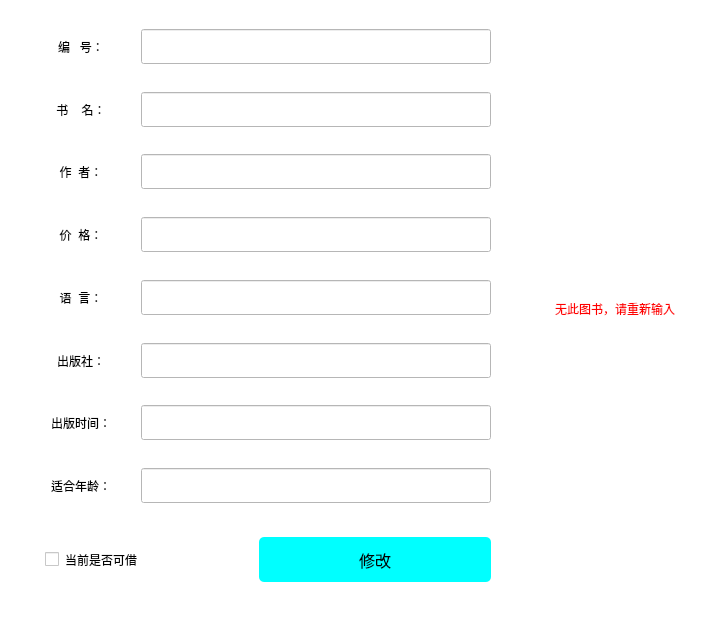
         <widget class="QWidget" name="BookModify">
          <layout class="QHBoxLayout" name="horizontalLayout_40">
           <property name="leftMargin">
            <number>0</number>
           </property>
           <property name="topMargin">
            <number>0</number>
           </property>
           <property name="rightMargin">
            <number>0</number>
           </property>
           <property name="bottomMargin">
            <number>0</number>
           </property>
           <item>
            <widget class="QWidget" name="widget_43" native="true">
             <property name="styleSheet">
              <string notr="true">background-color: rgb(255, 255, 255);</string>
             </property>
             <layout class="QHBoxLayout" name="horizontalLayout_54">
              <item>
               <widget class="QWidget" name="widget_15" native="true">
                <property name="minimumSize">
                 <size>
                  <width>500</width>
                  <height>600</height>
                 </size>
                </property>
                <property name="maximumSize">
                 <size>
                  <width>500</width>
                  <height>600</height>
                 </size>
                </property>
                <layout class="QVBoxLayout" name="verticalLayout_5">
                 <item>
                  <widget class="QWidget" name="widget_7" native="true">
                   <layout class="QHBoxLayout" name="horizontalLayout_7">
                    <item>
                     <widget class="QLabel" name="label_10">
                      <property name="styleSheet">
                       <string notr="true">font: 12pt &quot;Agency FB&quot;;</string>
                      </property>
                      <property name="text">
                       <string>编   号：</string>
                      </property>
                      <property name="alignment">
                       <set>Qt::AlignCenter</set>
                      </property>
                     </widget>
                    </item>
                    <item>
                     <widget class="QLineEdit" name="numberEdit_2">
                      <property name="minimumSize">
                       <size>
                        <width>350</width>
                        <height>35</height>
                       </size>
                      </property>
                      <property name="maximumSize">
                       <size>
                        <width>350</width>
                        <height>35</height>
                       </size>
                      </property>
                      <property name="cursor">
                       <cursorShape>IBeamCursor</cursorShape>
                      </property>
                      <property name="readOnly">
                       <bool>false</bool>
                      </property>
                     </widget>
                    </item>
                   </layout>
                  </widget>
                 </item>
                 <item>
                  <widget class="QWidget" name="widget_23" native="true">
                   <layout class="QHBoxLayout" name="horizontalLayout_15">
                    <item>
                     <widget class="QLabel" name="label_13">
                      <property name="styleSheet">
                       <string notr="true">font: 12pt &quot;Agency FB&quot;;</string>
                      </property>
                      <property name="text">
                       <string>书    名：</string>
                      </property>
                      <property name="alignment">
                       <set>Qt::AlignCenter</set>
                      </property>
                     </widget>
                    </item>
                    <item>
                     <widget class="QLineEdit" name="nameEdit_2">
                      <property name="minimumSize">
                       <size>
                        <width>350</width>
                        <height>35</height>
                       </size>
                      </property>
                      <property name="maximumSize">
                       <size>
                        <width>350</width>
                        <height>35</height>
                       </size>
                      </property>
                      <property name="clearButtonEnabled">
                       <bool>false</bool>
                      </property>
                     </widget>
                    </item>
                   </layout>
                  </widget>
                 </item>
                 <item>
                  <widget class="QWidget" name="widget_24" native="true">
                   <layout class="QHBoxLayout" name="horizontalLayout_21">
                    <item>
                     <widget class="QLabel" name="label_14">
                      <property name="styleSheet">
                       <string notr="true">font: 12pt &quot;Agency FB&quot;;</string>
                      </property>
                      <property name="text">
                       <string>作  者：</string>
                      </property>
                      <property name="alignment">
                       <set>Qt::AlignCenter</set>
                      </property>
                     </widget>
                    </item>
                    <item>
                     <widget class="QLineEdit" name="authorEdit_2">
                      <property name="minimumSize">
                       <size>
                        <width>350</width>
                        <height>35</height>
                       </size>
                      </property>
                      <property name="maximumSize">
                       <size>
                        <width>350</width>
                        <height>35</height>
                       </size>
                      </property>
                     </widget>
                    </item>
                   </layout>
                  </widget>
                 </item>
                 <item>
                  <widget class="QWidget" name="widget_25" native="true">
                   <layout class="QHBoxLayout" name="horizontalLayout_22">
                    <item>
                     <widget class="QLabel" name="label_15">
                      <property name="styleSheet">
                       <string notr="true">font: 12pt &quot;Agency FB&quot;;</string>
                      </property>
                      <property name="text">
                       <string>价  格：</string>
                      </property>
                      <property name="alignment">
                       <set>Qt::AlignCenter</set>
                      </property>
                     </widget>
                    </item>
                    <item>
                     <widget class="QLineEdit" name="priceEdit_2">
                      <property name="minimumSize">
                       <size>
                        <width>350</width>
                        <height>35</height>
                       </size>
                      </property>
                      <property name="maximumSize">
                       <size>
                        <width>350</width>
                        <height>35</height>
                       </size>
                      </property>
                     </widget>
                    </item>
                   </layout>
                  </widget>
                 </item>
                 <item>
                  <widget class="QWidget" name="widget_26" native="true">
                   <layout class="QHBoxLayout" name="horizontalLayout_23">
                    <item>
                     <widget class="QLabel" name="label_21">
                      <property name="styleSheet">
                       <string notr="true">font: 12pt &quot;Agency FB&quot;;</string>
                      </property>
                      <property name="text">
                       <string>语  言：</string>
                      </property>
                      <property name="alignment">
                       <set>Qt::AlignCenter</set>
                      </property>
                     </widget>
                    </item>
                    <item>
                     <widget class="QLineEdit" name="languageEdit_2">
                      <property name="minimumSize">
                       <size>
                        <width>0</width>
                        <height>35</height>
                       </size>
                      </property>
                      <property name="maximumSize">
                       <size>
                        <width>350</width>
                        <height>35</height>
                       </size>
                      </property>
                     </widget>
                    </item>
                   </layout>
                  </widget>
                 </item>
                 <item>
                  <widget class="QWidget" name="widget_27" native="true">
                   <layout class="QHBoxLayout" name="horizontalLayout_24">
                    <item>
                     <widget class="QLabel" name="label_22">
                      <property name="styleSheet">
                       <string notr="true">font: 12pt &quot;Agency FB&quot;;</string>
                      </property>
                      <property name="text">
                       <string>出版社：</string>
                      </property>
                      <property name="alignment">
                       <set>Qt::AlignCenter</set>
                      </property>
                     </widget>
                    </item>
                    <item>
                     <widget class="QLineEdit" name="pressEdit_2">
                      <property name="minimumSize">
                       <size>
                        <width>350</width>
                        <height>35</height>
                       </size>
                      </property>
                      <property name="maximumSize">
                       <size>
                        <width>350</width>
                        <height>35</height>
                       </size>
                      </property>
                     </widget>
                    </item>
                   </layout>
                  </widget>
                 </item>
                 <item>
                  <widget class="QWidget" name="widget_28" native="true">
                   <layout class="QHBoxLayout" name="horizontalLayout_25">
                    <item>
                     <widget class="QLabel" name="label_23">
                      <property name="styleSheet">
                       <string notr="true">font: 12pt &quot;Agency FB&quot;;</string>
                      </property>
                      <property name="text">
                       <string>出版时间：</string>
                      </property>
                      <property name="alignment">
                       <set>Qt::AlignCenter</set>
                      </property>
                     </widget>
                    </item>
                    <item>
                     <widget class="QLineEdit" name="pub_timeEdit_2">
                      <property name="minimumSize">
                       <size>
                        <width>350</width>
                        <height>35</height>
                       </size>
                      </property>
                      <property name="maximumSize">
                       <size>
                        <width>350</width>
                        <height>35</height>
                       </size>
                      </property>
                     </widget>
                    </item>
                   </layout>
                  </widget>
                 </item>
                 <item>
                  <widget class="QWidget" name="widget_29" native="true">
                   <layout class="QHBoxLayout" name="horizontalLayout_26">
                    <item>
                     <widget class="QLabel" name="label_24">
                      <property name="styleSheet">
                       <string notr="true">font: 12pt &quot;Agency FB&quot;;</string>
                      </property>
                      <property name="text">
                       <string>适合年龄：</string>
                      </property>
                      <property name="alignment">
                       <set>Qt::AlignCenter</set>
                      </property>
                     </widget>
                    </item>
                    <item>
                     <widget class="QLineEdit" name="suitable_ageEdit_2">
                      <property name="minimumSize">
                       <size>
                        <width>350</width>
                        <height>35</height>
                       </size>
                      </property>
                      <property name="maximumSize">
                       <size>
                        <width>350</width>
                        <height>35</height>
                       </size>
                      </property>
                     </widget>
                    </item>
                   </layout>
                  </widget>
                 </item>
                 <item>
                  <widget class="QWidget" name="widget_51" native="true">
                   <property name="minimumSize">
                    <size>
                     <width>0</width>
                     <height>80</height>
                    </size>
                   </property>
                   <property name="maximumSize">
                    <size>
                     <width>16777215</width>
                     <height>80</height>
                    </size>
                   </property>
                   <layout class="QHBoxLayout" name="horizontalLayout_53">
                    <property name="spacing">
                     <number>0</number>
                    </property>
                    <item>
                     <widget class="QCheckBox" name="is_Lent_2">
                      <property name="minimumSize">
                       <size>
                        <width>0</width>
                        <height>0</height>
                       </size>
                      </property>
                      <property name="maximumSize">
                       <size>
                        <width>16777215</width>
                        <height>16777215</height>
                       </size>
                      </property>
                      <property name="styleSheet">
                       <string notr="true">font: 12pt &quot;Agency FB&quot;;
padding-left:18px</string>
                      </property>
                      <property name="text">
                       <string>当前是否可借</string>
                      </property>
                      <property name="tristate">
                       <bool>false</bool>
                      </property>
                     </widget>
                    </item>
                    <item>
                     <widget class="QPushButton" name="modifyBookBtn">
                      <property name="minimumSize">
                       <size>
                        <width>0</width>
                        <height>45</height>
                       </size>
                      </property>
                      <property name="maximumSize">
                       <size>
                        <width>16777215</width>
                        <height>45</height>
                       </size>
                      </property>
                      <property name="font">
                       <font>
                        <pointsize>12</pointsize>
                        <weight>50</weight>
                        <bold>false</bold>
                       </font>
                      </property>
                      <property name="styleSheet">
                       <string notr="true">background-color: rgb(0, 255, 255);
border-radius:5px;</string>
                      </property>
                      <property name="text">
                       <string>修改</string>
                      </property>
                     </widget>
                    </item>
                   </layout>
                  </widget>
                 </item>
                </layout>
               </widget>
              </item>
              <item>
               <widget class="QLabel" name="tip">
                <property name="minimumSize">
                 <size>
                  <width>200</width>
                  <height>100</height>
                 </size>
                </property>
                <property name="maximumSize">
                 <size>
                  <width>200</width>
                  <height>100</height>
                 </size>
                </property>
                <property name="styleSheet">
                 <string notr="true">color: rgb(255, 0, 0);
font: 12pt &quot;Agency FB&quot;;</string>
                </property>
                <property name="text">
                 <string>无此图书，请重新输入</string>
                </property>
                <property name="alignment">
                 <set>Qt::AlignCenter</set>
                </property>
               </widget>
              </item>
             </layout>
            </widget>
           </item>
          </layout>
         </widget>
